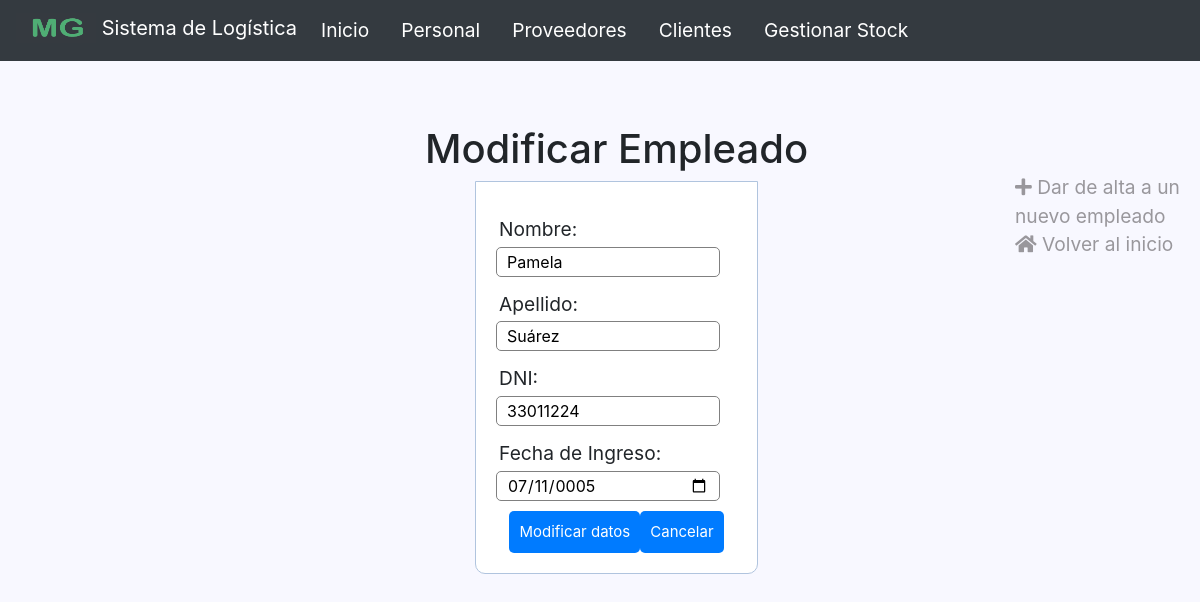
The page /empleados/modificarEmpleados.php?id=2 on the database as committed earlier.
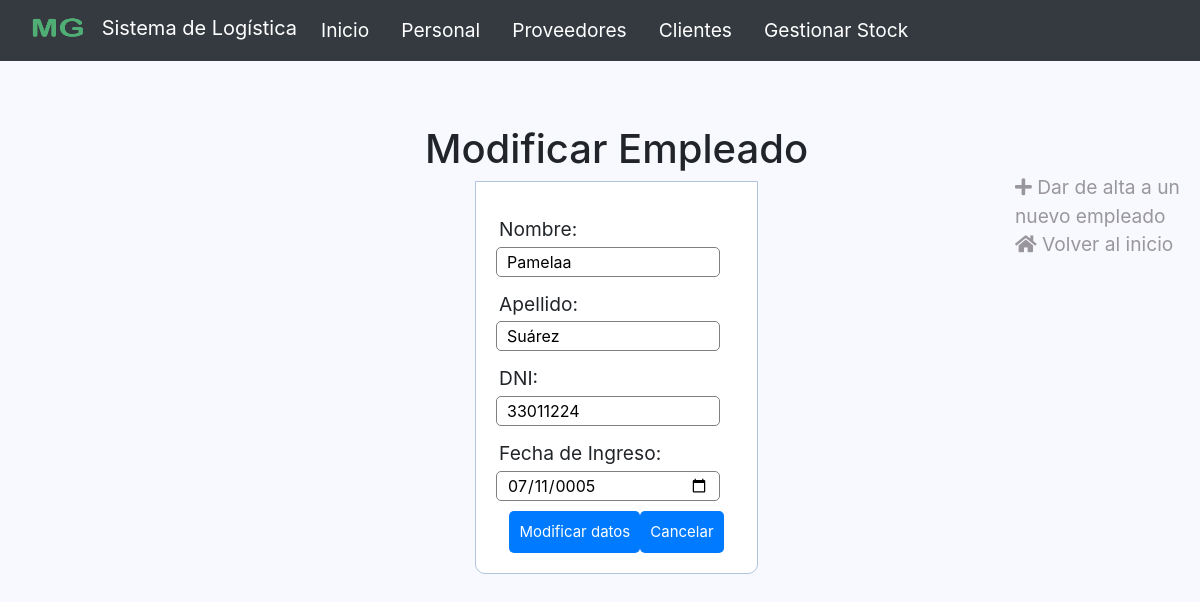
The same page on the database as committed later.
### tables this page shows
CREATE TABLE `personales` (
  `id` int(11) NOT NULL,
  `nombre` varchar(50) NOT NULL,
  `apellido` varchar(50) NOT NULL,
  `DNI` int(11) NOT NULL,
  `fecha_ingreso_laboral` date NOT NULL,
  `telefono` int(11) NOT NULL,
  `labor_id` int(50) NOT NULL
);

### empleados/modificarEmpleados.php (the view, shortened to what this page needs)
<html>
	<head>
	<link rel="stylesheet" href="/MasterGame/css/bootstrap.css">
	<link rel="stylesheet" href="/MasterGame/vendor/jquery/jquery-ui.min.css">
	<link rel="stylesheet" href="/MasterGame/vendor/jquery/jquery-ui.theme.min.css">
	<link rel="stylesheet" href="https://use.fontawesome.com/releases/v5.3.1/css/all.css">
	</head>
	<body>
		<nav class="navbar navbar-expand-lg navbar-dark bg-dark"
		style="position: sticky; z-index: 1071; top: 0;">
			<div class="d-flex justify-content-end">
		    <a class="navbar-brand" href="../index.html"  style="color: #fff;">
			    <img src="/MasterGame/images/mg2.jpg" width="80" height="30" class="d-inline-block align-top" data-toggle="tooltip" data-placement="bottom" title="Sistema de Logística Master Game">
			    Sistema de Logística
			   </a>
			<div class="nav navbar-nav navbar-right">
				<div class="collapse navbar-collapse" id="navbarText">
					<ul class="navbar-nav mr-auto">
			    		<li class="nav-item active">
			    			<a class="nav-link" href="../index.html" style="margin-right: 1rem; color: #fff;">Inicio <span class="sr-only">(current)</span></a>
			    		</li>
			    		<li class="nav-item" style="margin-right: 1rem;">
			    			<a class="nav-link" href="../empleados/FichasEmpleados.php" style="color: #fff;">Personal</a>
			    		</li>
			    		<li class="nav-item" style="margin-right: 1rem;">
			    			<a class="nav-link" href="../proveedores/Proveedores.php" style="color: #fff;">Proveedores</a>
			    		</li>
			    		<li class="nav-item" style="margin-right: 1rem;">
			    			<a class="nav-link" href="../clientes/crud.php" style="color: #fff;">Clientes</a>
			    		</li>
			    		<li class="nav-item" style="margin-right: 1rem;">
			    			<a class="nav-link" href="../inventarioo/nuevo.php" style="color: #fff;">Gestionar Stock</a>
			    		</li>
			    	</ul>
				</div>
			</div>
		</nav>
		<div class="container-fluid" style="margin-top: 3rem;">
			<div class="row flex-xl-nowrap">
				<div class="col-12 col-md-3 col-xl-2 bd-sidebar">
				</div>
				<main class="col-12 col-md-9 col-xl-8 py-md-3 pl-md-5 bd-content">
					<?php
						$pdo = conectar();
						$consulta=$pdo->prepare("SELECT nombre, apellido, fecha_ingreso_laboral, DNI FROM personales WHERE id=:numeroRecibido");
						$consulta->bindValue(':numeroRecibido',$_GET['id']);
						$consulta->execute();
						$datos = $consulta->fetchAll(PDO::FETCH_ASSOC);
						echo '<div class="container" align="center">
							<h1>Modificar Empleado</h1>';
							echo '<form action="guardarModifEmpleados.php" method="post">';
							echo '<div class="input-group">';
								echo "<label> Nombre: </label>
									<input type='text' name='nombre' value='{$datos[0]['nombre']}' required>
								</div>";
							echo '<div class="input-group">';
								echo "<label> Apellido: </label>
									<input type='text' name='apellido' value='{$datos[0]['apellido']}' required>
									</div>";
							echo '<div class="input-group">';
								echo "<label> DNI: </label>
									<input name='DNI' type='number' value='{$datos[0]['DNI']}' min=7000000 required>
								</div>";
							echo '<div class="input-group">';
								echo "<label> Fecha de Ingreso: </label>
									<input name='fecha' type='date' value='{$datos[0]['fecha_ingreso_laboral']}' required>
								</div>";
							echo '<input type="submit" value="Modificar datos" class="btn btn btn-primary">';
							echo '<a href="FichasEmpleados.php" class="btn btn btn-primary"> Cancelar </a>';
							echo '</form>
						</div>';
						?>
				</main>
				<div class="d-none d-xl-block col-xl-2 bd-toc">
					<ul class="section-nav" style="list-style: none; margin-top: 4rem;">
						<li class="toc-entry toc-h2">
							<a href="formAlta.php" style="color:#99979c">
								<i class="fa fa-plus" aria-hidden="true"></i> Dar de alta a un nuevo empleado
							</a>
						</li>
						<li class="toc-entry toc-h2">
							<a href="../index.html" style="color:#99979c">
								<i class="fa fa-home" aria-hidden="true"></i> Volver al inicio
							</a>
						</li>
					</ul>
				</div>
			</div>
		</div>
	</body>
</html>

Rows that differ between the two databases and show on the page:
changed personales "Suárez": nombre "Pamela" → "Pamelaa"
